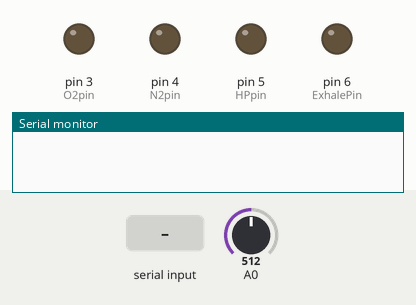
A sketch run on a simulated Arduino Mega 2560, built with avr-gcc and run on an emulated ATmega2560. On the bench: output pins drawn as LEDs (lit = HIGH), the last lines printed to the serial monitor. Dashed ring = blinking. The test bench sets the inputs (shaded band); at power-on: A0 = 512. Pins used as bus, display or sensor lines are not drawn.

Above: at 0.9 s.
1.0 s: "90,45,200\n" received over Serial
At 2.21 s:
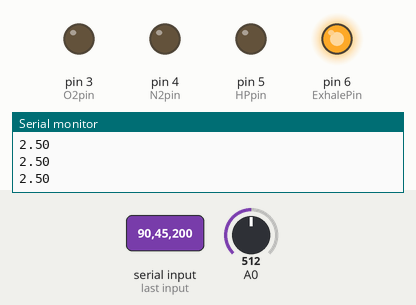
At 2.57 s:
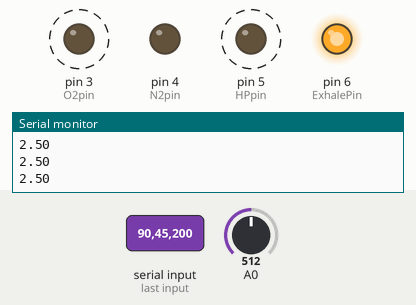
Timing chart, 0 to 10.0 s (numbered marks = the images above; inputs shaded):
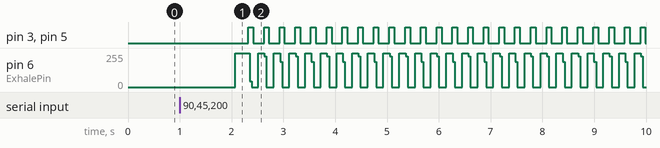

The sketch:

threaded_vent_control_bridge.ino
```cpp
int O2pin = 3; //PJN - set pins as needed
int N2pin = 4;
int HPpin = 5;
int MRtrigPin = 7;
int ExhalePin = 6;
int HPmodePin = 28; //I don't think I understand this one... Will have to examine
int PTreadPin = 3;


unsigned long currentMillis = 0;    // stores the value of millis() in each iteration of loop()
unsigned long previousInhaleMillis = 0;   // will store last time the LED was updated
unsigned long previousExhaleMillis = 0;
unsigned long previousTriggerMillis = 0;
unsigned long previousCycleMillis = 0;
unsigned long inhaleStart = 0;
unsigned long breathholdStart = 0;

unsigned long lastCycle = 1;

int inDur = 150;
int holdDur = 100;
int bpm = 80;
int HPyes = 0;
int TriggerStart = 65;
int TriggerDur = 10;

unsigned long cycleDur;
int cycleCount = 0;

void setup() {
  Serial.begin(9600);
  pinMode(O2pin, OUTPUT);
  pinMode(N2pin, OUTPUT);
  pinMode(HPpin, OUTPUT);
  pinMode(MRtrigPin, OUTPUT);
  pinMode(ExhalePin, OUTPUT);

  while (!Serial.available());
  Serial.println("Receiving values from python");
  String str1 = Serial.readString();
  //Need to pass 6 pieces of data - use 5 commas
  int ind1 = str1.indexOf(',');
  int ind2 = str1.indexOf(',',ind1+1);
  int ind3 = str1.indexOf(',',ind2+1);
  int ind4 = str1.indexOf(',',ind3+1);
  int ind5 = str1.indexOf(',',ind4+1);
  inDur = str1.substring(0,ind1).toInt();
  holdDur = str1.substring(ind1+1,ind2).toInt();
  bpm = str1.substring(ind2+1,ind3).toInt();
  HPyes = str1.substring(ind3+1,ind4).toInt();
  TriggerStart = str1.substring(ind4+1,ind5).toInt();
  TriggerDur = str1.substring(ind5+1).toInt();
  Serial.println("Values from Serial");
  Serial.println(String(inDur));
  Serial.println(String(holdDur));
  Serial.println(String(bpm));
  Serial.println(String(HPyes));
  Serial.println(String(TriggerStart));
  Serial.println(String(TriggerDur));
  Serial.println("End Values from Serial");
  cycleDur = (unsigned long) 60000/bpm;
}

void loop() {
  // put your main code here, to run repeatedly:
  currentMillis = millis(); // Read clock

  readADC(); // Read ADC every cycle. Takes 112 us.
  //I want the ability to read the ADC without actuating valves - Just pass inDur = 0 to do so
  if(inDur !=0)
  {
    updateCycle(); //Check what cycle we're on
    updateInhale();
    updateBreathhold();
    updateExhale();
    updateTrigger();
  }
}

void readADC()
{
  float data = analogRead(A0);
  data = (data/1024.00) * 5;
  String dataToSend = String(data);
  Serial.println(dataToSend);
}

// Work by cycles - makes it easy to time inhale
void updateCycle()
{
  if (currentMillis - previousCycleMillis >= cycleDur)
  {
    previousCycleMillis = currentMillis;
    cycleCount += 1;
  }
}

// Function to initiate inhale - if starting a new cycle, turn on inhale
// Everything will be timed from inhaleStart
void updateInhale()
{
  //simple method to get started
  if(cycleCount == 0)
  {
    cycleCount = 1;
    inhaleStart = currentMillis;
    if(HPyes)
    {
      HPInhale();
    }
    else
    {
      N2Inhale();
    }
  }
  else if(cycleCount > lastCycle)
  {
    lastCycle = cycleCount;
    inhaleStart = currentMillis;
    if(HPyes)
    {
      HPInhale();
    }
    else
    {
      N2Inhale();
    }
  }
}

void updateBreathhold()
{
  if((currentMillis - inhaleStart) >= inDur)
  {
    Breathhold();
  }
}

void updateExhale()
{
  if((currentMillis - inhaleStart) >= (inDur + holdDur))
  {
    Exhale();
  }
}

void updateTrigger()
{
  if((currentMillis - inhaleStart) >= TriggerStart)
  {
    TriggerOn();
  }
  if((currentMillis - inhaleStart) >= (TriggerStart + TriggerDur))
  {
    TriggerOff();
  }
}

// Functions to control inhale, breathhold, exhale, and trigger
void N2Inhale()
{
  digitalWrite(O2pin, HIGH);
  digitalWrite(N2pin, HIGH);
  digitalWrite(HPpin, LOW);
  digitalWrite(ExhalePin, LOW);
}

void HPInhale()
{
  digitalWrite(O2pin, HIGH);
  digitalWrite(N2pin, LOW);
  digitalWrite(HPpin, HIGH);
  digitalWrite(ExhalePin, LOW);
}

void Breathhold()
{
  digitalWrite(O2pin, LOW);
  digitalWrite(N2pin, LOW);
  digitalWrite(HPpin, LOW);
  digitalWrite(ExhalePin, LOW);
}

void Exhale()
{
  digitalWrite(O2pin, LOW);
  digitalWrite(N2pin, LOW);
  digitalWrite(HPpin, LOW);
  digitalWrite(ExhalePin, HIGH);
}

void TriggerOn()
{
  digitalWrite(MRtrigPin, LOW);
}

void TriggerOff()
{
  digitalWrite(MRtrigPin, HIGH);
}
```

Measured:
- after the input at 1.0 s, pin 3 (O2pin), pin 5 (HPpin): alternates HIGH for 0.09 s and LOW for 0.21 s, starting after 1.3 s
